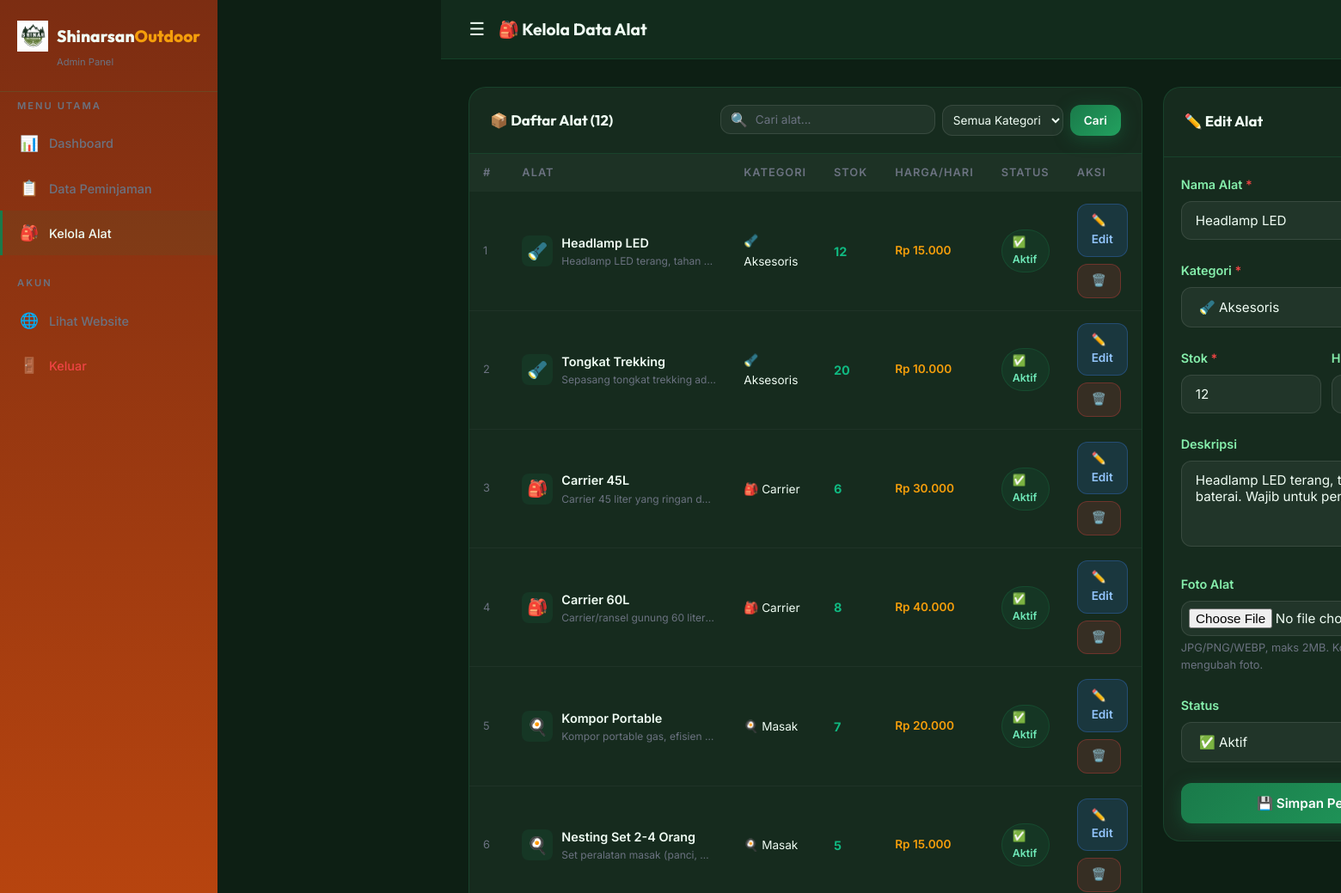
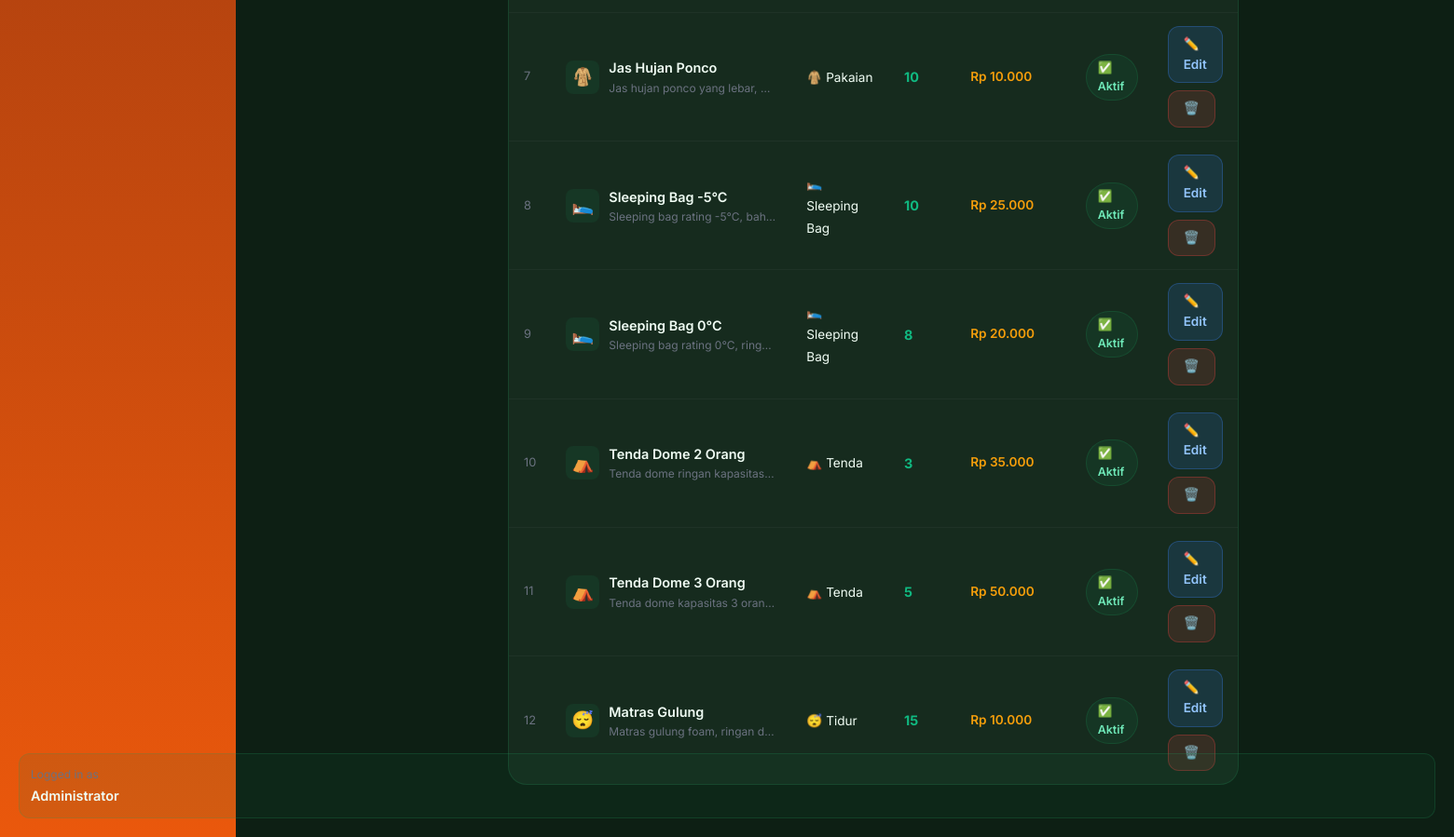
The app's page /admin/alat.php?edit=10 (signed in) with its own data (2 pictures, top to bottom).
### tables this page shows
CREATE TABLE IF NOT EXISTS alat (
    id_alat INT AUTO_INCREMENT PRIMARY KEY,
    nama_alat VARCHAR(100) NOT NULL,
    kategori VARCHAR(50),
    stok INT NOT NULL DEFAULT 0,
    harga_sewa DECIMAL(10,2) NOT NULL DEFAULT 0,
    deskripsi TEXT,
    foto VARCHAR(255) DEFAULT NULL,
    status ENUM('aktif','nonaktif') DEFAULT 'aktif',
    created_at TIMESTAMP DEFAULT CURRENT_TIMESTAMP,
    updated_at TIMESTAMP DEFAULT CURRENT_TIMESTAMP ON UPDATE CURRENT_TIMESTAMP
);

### config/database.php (called while the page is built, shortened)
<?php
function formatRupiah($angka) {
    return 'Rp ' . number_format($angka, 0, ',', '.');
}

### admin/alat.php (the view, shortened to what this page needs)
<?php
require_once '../config/database.php';
$db = getDB();
$edit_data = null;
if (isset($_GET['edit'])) {
    $edit_id = intval($_GET['edit']);
    $res = $db->query("SELECT * FROM alat WHERE id_alat=$edit_id");
    $edit_data = $res ? $res->fetch_assoc() : null;
}
$search = isset($_GET['q']) ? $db->real_escape_string(trim($_GET['q'])) : '';
$where = "1=1";
$alat_result = $db->query("SELECT * FROM alat WHERE $where ORDER BY status DESC, kategori, nama_alat");
$alat_list = $alat_result ? $alat_result->fetch_all(MYSQLI_ASSOC) : [];
$kategori_icon = [
    'Tenda'=>'⛺','Carrier'=>'🎒','Sleeping Bag'=>'🛌',
    'Masak'=>'🍳','Tidur'=>'😴','Aksesoris'=>'🔦','Pakaian'=>'🧥'
];
?>
<!DOCTYPE html>
<html lang="id">
<head>
    <link rel="stylesheet" href="../assets/css/style.css">
</head>
<body>
<div class="admin-layout">
    <?php include 'includes/sidebar.php'; ?>
    <div class="admin-content">
        <div class="admin-topbar">
            <div style="display:flex;align-items:center;gap:16px;">
                <button class="sidebar-toggle" style="background:none;border:none;cursor:pointer;font-size:1.3rem;color:var(--text-primary);">☰</button>
                <div class="topbar-title">🎒 Kelola Data Alat</div>
            </div>
        </div>
        <div class="admin-main">
            <div style="display:grid;grid-template-columns:1fr 380px;gap:24px;align-items:start;">
                <div>
                    <div class="data-card">
                        <div class="data-card-header">
                            <div class="data-card-title">📦 Daftar Alat (<?= count($alat_list) ?>)</div>
                            <div style="display:flex;gap:10px;flex-wrap:wrap;">
                                <form method="GET" style="display:flex;gap:8px;">
                                    <div class="search-box">
                                        <span class="search-icon">🔍</span>
                                        <input type="text" name="q" id="table-search" class="form-control"
                                               placeholder="Cari alat..." value="<?= htmlspecialchars($search) ?>"
                                               style="padding:8px 12px 8px 36px;font-size:0.85rem;">
                                    </div>
                                    <select name="kategori" class="form-control" style="padding:8px;font-size:0.85rem;width:auto;" onchange="this.form.submit()">
                                        <option value="">Semua Kategori</option>
                                    </select>
                                    <button type="submit" class="btn btn-sm btn-primary">Cari</button>
                                </form>
                            </div>
                        </div>
                        <div class="table-wrapper">
                            <table>
                                <thead>
                                    <tr>
                                        <th>#</th>
                                        <th>Alat</th>
                                        <th>Kategori</th>
                                        <th>Stok</th>
                                        <th>Harga/Hari</th>
                                        <th>Status</th>
                                        <th>Aksi</th>
                                    </tr>
                                </thead>
                                <tbody>
                                    <?php if (empty($alat_list)): ?>
                                    <tr><td colspan="7">
                                        <div class="empty-state">
                                            <div class="empty-icon">📦</div>
                                            <div class="empty-title">Belum ada alat</div>
                                            <p>Tambahkan alat baru menggunakan formulir di samping</p>
                                        </div>
                                    </td></tr>
                                    <?php else: ?>
                                    <?php foreach ($alat_list as $i => $a): ?>
                                    <tr>
                                        <td style="color:var(--text-muted);font-size:0.8rem;"><?= $i+1 ?></td>
                                        <td>
                                            <div style="display:flex;align-items:center;gap:10px;">
                                                <?php if ($a['foto'] && file_exists('../assets/images/'.$a['foto'])): ?>
                                                <img src="../assets/images/<?= htmlspecialchars($a['foto']) ?>"
                                                     style="width:36px;height:36px;object-fit:cover;border-radius:8px;">
                                                <?php else: ?>
                                                <div style="width:36px;height:36px;background:rgba(26,122,74,0.15);border-radius:8px;display:flex;align-items:center;justify-content:center;font-size:1.2rem;">
                                                    <?= $kategori_icon[$a['kategori']] ?? '🏔️' ?>
                                                </div>
                                                <?php endif; ?>
                                                <div>
                                                    <div style="font-weight:600;font-size:0.9rem;"><?= htmlspecialchars($a['nama_alat']) ?></div>
                                                    <div style="font-size:0.75rem;color:var(--text-muted);max-width:180px;white-space:nowrap;overflow:hidden;text-overflow:ellipsis;">
                                                        <?= htmlspecialchars($a['deskripsi'] ?? '-') ?>
                                                    </div>
                                                </div>
                                            </div>
                                        </td>
                                        <td><span style="font-size:0.85rem;"><?= ($kategori_icon[$a['kategori']] ?? '🏔️') . ' ' . htmlspecialchars($a['kategori']) ?></span></td>
                                        <td>
                                            <span style="font-weight:700;color:<?= $a['stok']==0?'var(--danger)':($a['stok']<=2?'var(--warning)':'var(--success)') ?>">
                                                <?= $a['stok'] ?>
                                            </span>
                                        </td>
                                        <td style="font-size:0.85rem;color:var(--secondary);font-weight:600;"><?= formatRupiah($a['harga_sewa']) ?></td>
                                        <td>
                                            <?php if ($a['status']=='aktif'): ?>
                                            <span class="badge badge-dipinjam">✅ Aktif</span>
                                            <?php else: ?>
                                            <span class="badge badge-ditolak">❌ Nonaktif</span>
                                            <?php endif; ?>
                                        </td>
                                        <td>
                                            <div class="action-btns">
                                                <a href="alat.php?edit=<?= $a['id_alat'] ?>" class="btn btn-sm"
                                                   style="background:rgba(59,130,246,0.15);color:#93c5fd;border:1px solid rgba(59,130,246,0.3);">
                                                    ✏️ Edit
                                                </a>
                                                <a href="alat.php?hapus=<?= $a['id_alat'] ?>"
                                                   class="btn btn-sm btn-confirm-delete"
                                                   style="background:rgba(239,68,68,0.15);color:#fca5a5;border:1px solid rgba(239,68,68,0.3);">
                                                    🗑️
                                                </a>
                                            </div>
                                        </td>
                                    </tr>
                                    <?php endforeach; ?>
                                    <?php endif; ?>
                                </tbody>
                            </table>
                        </div>
                    </div>
                </div>
                <div class="data-card" style="position:sticky;top:80px;">
                    <div class="data-card-header">
                        <div class="data-card-title">
                            <?= $edit_data ? '✏️ Edit Alat' : '➕ Tambah Alat Baru' ?>
                        </div>
                    </div>
                    <div style="padding: 20px;">
                        <form method="POST" action="alat.php" enctype="multipart/form-data">
                            <div class="form-group">
                                <label class="form-label">Nama Alat <span>*</span></label>
                                <input type="text" name="nama_alat" class="form-control" required
                                    placeholder="Contoh: Tenda Dome 3 Orang"
                                    value="<?= htmlspecialchars($edit_data['nama_alat'] ?? '') ?>">
                            </div>
                            <div class="form-group">
                                <label class="form-label">Kategori <span>*</span></label>
                                <select name="kategori" class="form-control" required>
                                    <?php
                                    $cats = ['Tenda','Carrier','Sleeping Bag','Masak','Tidur','Aksesoris','Pakaian'];
                                    foreach ($cats as $c):
                                        $sel = ($edit_data['kategori'] ?? '') == $c ? 'selected' : '';
                                    ?>
                                    <option value="<?= $c ?>" <?= $sel ?>><?= ($kategori_icon[$c]??'🏔️') . ' ' . $c ?></option>
                                    <?php endforeach; ?>
                                </select>
                            </div>
                            <div style="display:grid;grid-template-columns:1fr 1fr;gap:12px;">
                                <div class="form-group">
                                    <label class="form-label">Stok <span>*</span></label>
                                    <input type="number" name="stok" class="form-control" min="0" required
                                        value="<?= $edit_data['stok'] ?? 0 ?>">
                                </div>
                                <div class="form-group">
                                    <label class="form-label">Harga/Hari (Rp) <span>*</span></label>
                                    <input type="number" name="harga_sewa" class="form-control" min="0" required
                                        value="<?= $edit_data['harga_sewa'] ?? '' ?>" placeholder="50000">
                                </div>
                            </div>
                            <div class="form-group">
                                <label class="form-label">Deskripsi</label>
                                <textarea name="deskripsi" class="form-control" rows="3"
                                    placeholder="Deskripsi singkat alat..."><?= htmlspecialchars($edit_data['deskripsi'] ?? '') ?></textarea>
                            </div>
                            <div class="form-group">
                                <label class="form-label">Foto Alat</label>
                                <input type="file" name="foto" class="form-control" accept="image/*"
                                    style="padding:8px;">
                                <div class="form-hint">JPG/PNG/WEBP, maks 2MB. Kosongkan jika tidak ingin mengubah foto.</div>
                            </div>
                            <div class="form-group">
                                <label class="form-label">Status</label>
                                <select name="status" class="form-control">
                                    <option value="aktif" <?= ($edit_data['status']??'aktif')=='aktif'?'selected':'' ?>>✅ Aktif</option>
                                </select>
                            </div>
                            <button type="submit" class="btn btn-primary btn-block">
                                <?= $edit_data ? '💾 Simpan Perubahan' : '➕ Tambah Alat' ?>
                            </button>
                        </form>
                    </div>
                </div>
            </div>
        </div>
    </div>
</div>
</body>
</html>

### records on screen
alat: kategori "🔦", nama_alat "Headlamp LED", deskripsi "Headlamp LED terang, tahan…", kategori "Aksesoris", stok "12", harga_sewa "Rp 15.000", shows "✅ Aktif", harga_sewa "15000.00", deskripsi "Headlamp LED terang, tahan air, dengan baterai. Wajib untuk pendakian malam.", status "✅ Aktif"
alat: kategori "🔦", nama_alat "Tongkat Trekking", deskripsi "Sepasang tongkat trekking ad…", kategori "Aksesoris", stok "20", harga_sewa "Rp 10.000", status "✅ Aktif"
alat: kategori "🎒", nama_alat "Carrier 45L", deskripsi "Carrier 45 liter yang ringan d…", kategori "Carrier", stok "6", harga_sewa "Rp 30.000", status "✅ Aktif"
alat: kategori "🎒", nama_alat "Carrier 60L", deskripsi "Carrier/ransel gunung 60 liter…", kategori "Carrier", stok "8", harga_sewa "Rp 40.000", status "✅ Aktif"
alat: kategori "🍳", nama_alat "Kompor Portable", deskripsi "Kompor portable gas, efisien…", kategori "Masak", stok "7", harga_sewa "Rp 20.000", status "✅ Aktif"
alat: kategori "🍳", nama_alat "Nesting Set 2-4 Orang", deskripsi "Set peralatan masak (panci,…", kategori "Masak", stok "5", harga_sewa "Rp 15.000", status "✅ Aktif"
alat: kategori "🧥", nama_alat "Jas Hujan Ponco", deskripsi "Jas hujan ponco yang lebar,…", kategori "Pakaian", stok "10", harga_sewa "Rp 10.000", status "✅ Aktif"
alat: kategori "🛌", nama_alat "Sleeping Bag -5°C", deskripsi "Sleeping bag rating -5°C, bah…", kategori "Sleeping Bag", stok "10", harga_sewa "Rp 25.000", status "✅ Aktif"
alat: kategori "🛌", nama_alat "Sleeping Bag 0°C", deskripsi "Sleeping bag rating 0°C, ring…", kategori "Sleeping Bag", stok "8", harga_sewa "Rp 20.000", status "✅ Aktif"
alat: kategori "⛺", nama_alat "Tenda Dome 2 Orang", deskripsi "Tenda dome ringan kapasitas…", kategori "Tenda", stok "3", harga_sewa "Rp 35.000", status "✅ Aktif"
alat: kategori "⛺", nama_alat "Tenda Dome 3 Orang", deskripsi "Tenda dome kapasitas 3 oran…", kategori "Tenda", stok "5", harga_sewa "Rp 50.000", status "✅ Aktif"
alat: kategori "😴", nama_alat "Matras Gulung", deskripsi "Matras gulung foam, ringan d…", kategori "Tidur", stok "15", harga_sewa "Rp 10.000", status "✅ Aktif"

### other values on screen
$_SESSION['admin_name'] "Administrator"
count($alat_list) "12"
form field kategori "🔦 Aksesoris"
